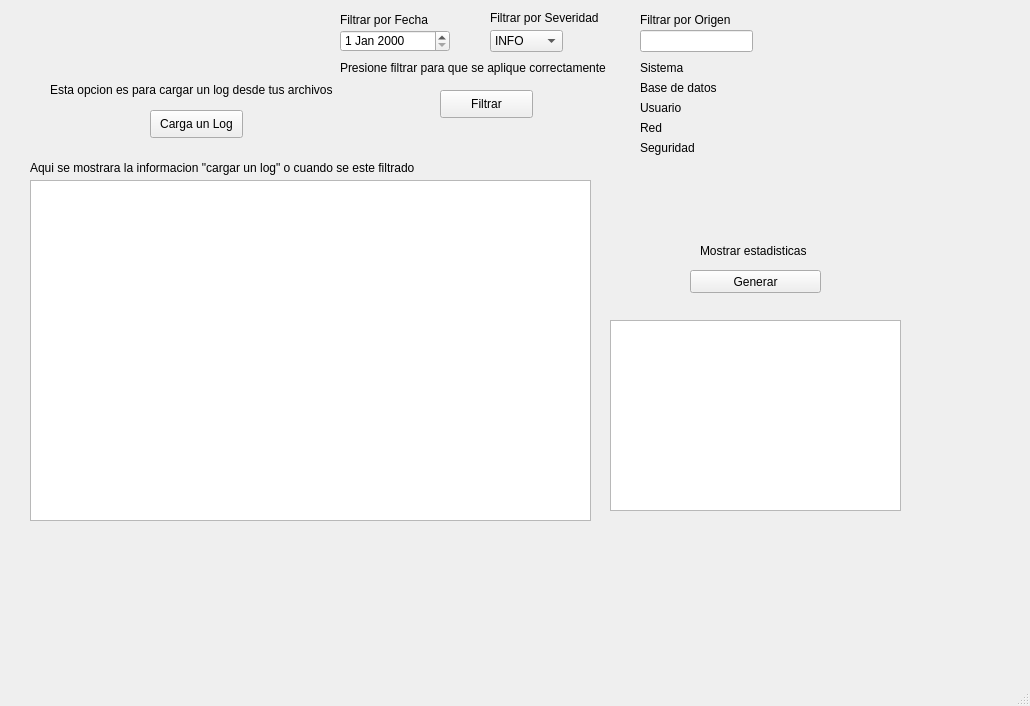
<?xml version="1.0" encoding="UTF-8"?>
<ui version="4.0">
 <class>MainWindow</class>
 <widget class="QMainWindow" name="MainWindow">
  <property name="geometry">
   <rect>
    <x>0</x>
    <y>0</y>
    <width>1030</width>
    <height>706</height>
   </rect>
  </property>
  <property name="windowTitle">
   <string>MainWindow</string>
  </property>
  <widget class="QWidget" name="centralwidget">
   <widget class="QPushButton" name="btnCargarLog">
    <property name="geometry">
     <rect>
      <x>150</x>
      <y>110</y>
      <width>93</width>
      <height>28</height>
     </rect>
    </property>
    <property name="text">
     <string>Carga un Log</string>
    </property>
   </widget>
   <widget class="QLabel" name="labelFecha">
    <property name="geometry">
     <rect>
      <x>340</x>
      <y>10</y>
      <width>121</width>
      <height>20</height>
     </rect>
    </property>
    <property name="text">
     <string>Filtrar por Fecha</string>
    </property>
   </widget>
   <widget class="QDateEdit" name="dateEdit">
    <property name="geometry">
     <rect>
      <x>340</x>
      <y>30</y>
      <width>110</width>
      <height>22</height>
     </rect>
    </property>
   </widget>
   <widget class="QLabel" name="labelSeveridad">
    <property name="geometry">
     <rect>
      <x>490</x>
      <y>10</y>
      <width>131</width>
      <height>16</height>
     </rect>
    </property>
    <property name="text">
     <string>Filtrar por Severidad</string>
    </property>
   </widget>
   <widget class="QComboBox" name="comboBoxSeveridad">
    <property name="geometry">
     <rect>
      <x>490</x>
      <y>30</y>
      <width>73</width>
      <height>22</height>
     </rect>
    </property>
    <item>
     <property name="text">
      <string>INFO</string>
     </property>
    </item>
    <item>
     <property name="text">
      <string>WARNING</string>
     </property>
    </item>
    <item>
     <property name="text">
      <string>ERROR</string>
     </property>
    </item>
   </widget>
   <widget class="QLabel" name="labelOrigen">
    <property name="geometry">
     <rect>
      <x>640</x>
      <y>10</y>
      <width>131</width>
      <height>20</height>
     </rect>
    </property>
    <property name="text">
     <string>Filtrar por Origen</string>
    </property>
   </widget>
   <widget class="QLineEdit" name="lineEditOrigen">
    <property name="geometry">
     <rect>
      <x>640</x>
      <y>30</y>
      <width>113</width>
      <height>22</height>
     </rect>
    </property>
   </widget>
   <widget class="QPushButton" name="btnFiltrar">
    <property name="geometry">
     <rect>
      <x>440</x>
      <y>90</y>
      <width>93</width>
      <height>28</height>
     </rect>
    </property>
    <property name="text">
     <string>Filtrar</string>
    </property>
   </widget>
   <widget class="QTableView" name="tableViewLogs">
    <property name="geometry">
     <rect>
      <x>30</x>
      <y>180</y>
      <width>561</width>
      <height>341</height>
     </rect>
    </property>
   </widget>
   <widget class="QLabel" name="labelEstadisticas">
    <property name="geometry">
     <rect>
      <x>700</x>
      <y>240</y>
      <width>111</width>
      <height>21</height>
     </rect>
    </property>
    <property name="text">
     <string>Mostrar estadisticas</string>
    </property>
   </widget>
   <widget class="QTextBrowser" name="textBrowserEstadisticas">
    <property name="geometry">
     <rect>
      <x>610</x>
      <y>320</y>
      <width>291</width>
      <height>191</height>
     </rect>
    </property>
   </widget>
   <widget class="QPushButton" name="btnEstadisticas">
    <property name="geometry">
     <rect>
      <x>690</x>
      <y>270</y>
      <width>131</width>
      <height>23</height>
     </rect>
    </property>
    <property name="text">
     <string>Generar</string>
    </property>
   </widget>
   <widget class="QLabel" name="label">
    <property name="geometry">
     <rect>
      <x>340</x>
      <y>60</y>
      <width>301</width>
      <height>16</height>
     </rect>
    </property>
    <property name="text">
     <string>Presione filtrar para que se aplique correctamente</string>
    </property>
   </widget>
   <widget class="QLabel" name="label_2">
    <property name="geometry">
     <rect>
      <x>50</x>
      <y>80</y>
      <width>291</width>
      <height>20</height>
     </rect>
    </property>
    <property name="text">
     <string>Esta opcion es para cargar un log desde tus archivos</string>
    </property>
   </widget>
   <widget class="QLabel" name="label_3">
    <property name="geometry">
     <rect>
      <x>30</x>
      <y>160</y>
      <width>441</width>
      <height>16</height>
     </rect>
    </property>
    <property name="text">
     <string>Aqui se mostrara la informacion &quot;cargar un log&quot; o cuando se este filtrado</string>
    </property>
   </widget>
   <widget class="QLabel" name="label_4">
    <property name="geometry">
     <rect>
      <x>640</x>
      <y>60</y>
      <width>101</width>
      <height>16</height>
     </rect>
    </property>
    <property name="text">
     <string>Sistema</string>
    </property>
   </widget>
   <widget class="QLabel" name="label_5">
    <property name="geometry">
     <rect>
      <x>640</x>
      <y>80</y>
      <width>121</width>
      <height>16</height>
     </rect>
    </property>
    <property name="text">
     <string>Base de datos</string>
    </property>
   </widget>
   <widget class="QLabel" name="label_6">
    <property name="geometry">
     <rect>
      <x>640</x>
      <y>100</y>
      <width>131</width>
      <height>16</height>
     </rect>
    </property>
    <property name="text">
     <string>Usuario</string>
    </property>
   </widget>
   <widget class="QLabel" name="label_7">
    <property name="geometry">
     <rect>
      <x>640</x>
      <y>120</y>
      <width>141</width>
      <height>16</height>
     </rect>
    </property>
    <property name="text">
     <string>Red</string>
    </property>
   </widget>
   <widget class="QLabel" name="label_8">
    <property name="geometry">
     <rect>
      <x>640</x>
      <y>140</y>
      <width>121</width>
      <height>16</height>
     </rect>
    </property>
    <property name="text">
     <string>Seguridad</string>
    </property>
   </widget>
  </widget>
  <widget class="QMenuBar" name="menubar">
   <property name="geometry">
    <rect>
     <x>0</x>
     <y>0</y>
     <width>1030</width>
     <height>21</height>
    </rect>
   </property>
  </widget>
  <widget class="QStatusBar" name="statusbar"/>
 </widget>
 <resources/>
 <connections/>
</ui>
